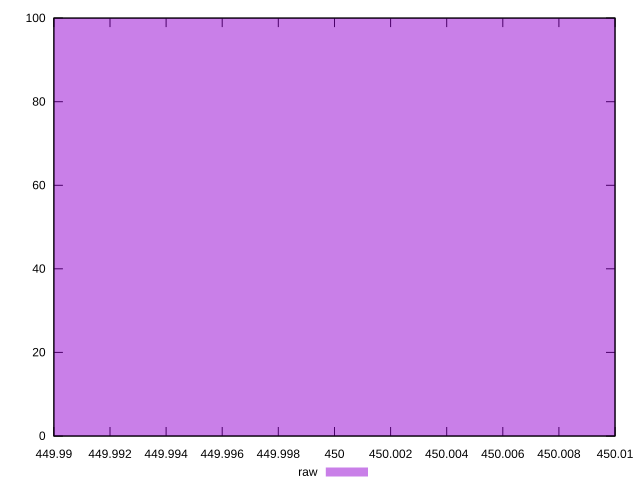

Reproduce this figure in gnuplot.
reset

$raw <<EOF
450 100
EOF

set key outside below
set boxwidth 0.1
set xrange [449.99:450.01]
set yrange [0:100]
set trange [0:100]
set style fill transparent solid 0.5 noborder
set terminal svg size 640, 490 enhanced background rgb 'white'
set output "report_00007_2020-12-11T15:55:29.892Z/uses-text-compression/samples/pages+cached+noadtech/raw/histogram.svg"

plot $raw title "raw" with boxes

reset
